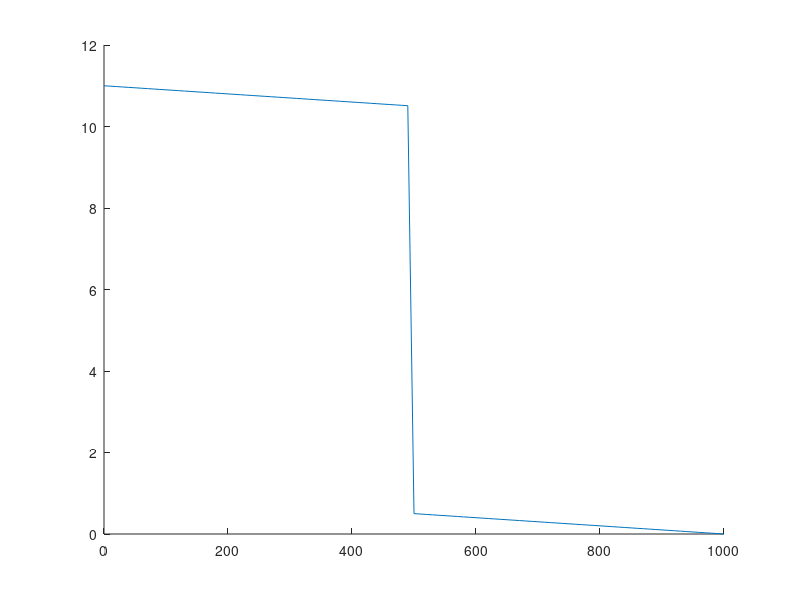

This figure's MATLAB source: (Note: this script raises an error after producing the figure.)

%% 

clear
clc

%% INPUT

x=0:10:1000;
etab=[11:-0.01:10.51,0.5:-0.01:0];  

%% PLOT

figure
hold on
plot(x,etab);

%% CALC

np=numel(etab);
for kp=1:np
    csd(kp).id=sprintf('cs_%04d',kp);
    csd(kp).type='zwRiver';
    csd(kp).thalweg=0;               
    csd(kp).numLevels=2;                   
    csd(kp).levels=[etab(kp),100];
    csd(kp).flowWidths=[10000,10001];
    csd(kp).totalWidths=[10000,10001];
    csd(kp).leveeCrestLevel       = 0.000;
    csd(kp).leveeFlowArea         = 0.000;               
    csd(kp).leveeTotalArea        = 0.000 ;              
    csd(kp).leveeBaseLevel        = 0.000  ;             
    csd(kp).mainWidth             = 10001.000           ;
    csd(kp).fp1Width              = 0.000               ;
    csd(kp).fp2Width              = 0.000 ;
    
    csl(kp).id                    =sprintf('cs_loc_%04d',kp);
    csl(kp).branchId              ='Channel1';
    csl(kp).chainage              = x(kp)  ;          
    csl(kp).shift                 = 0.000      ;         
    csl(kp).definitionId          =sprintf('cs_%04d',kp);
end

%% WRITE

simdef.D3D.dire_sim=pwd;
simdef.csd=csd;
simdef.csl=csl;

D3D_crosssectiondefinitions(simdef)
D3D_crosssectionlocation(simdef)